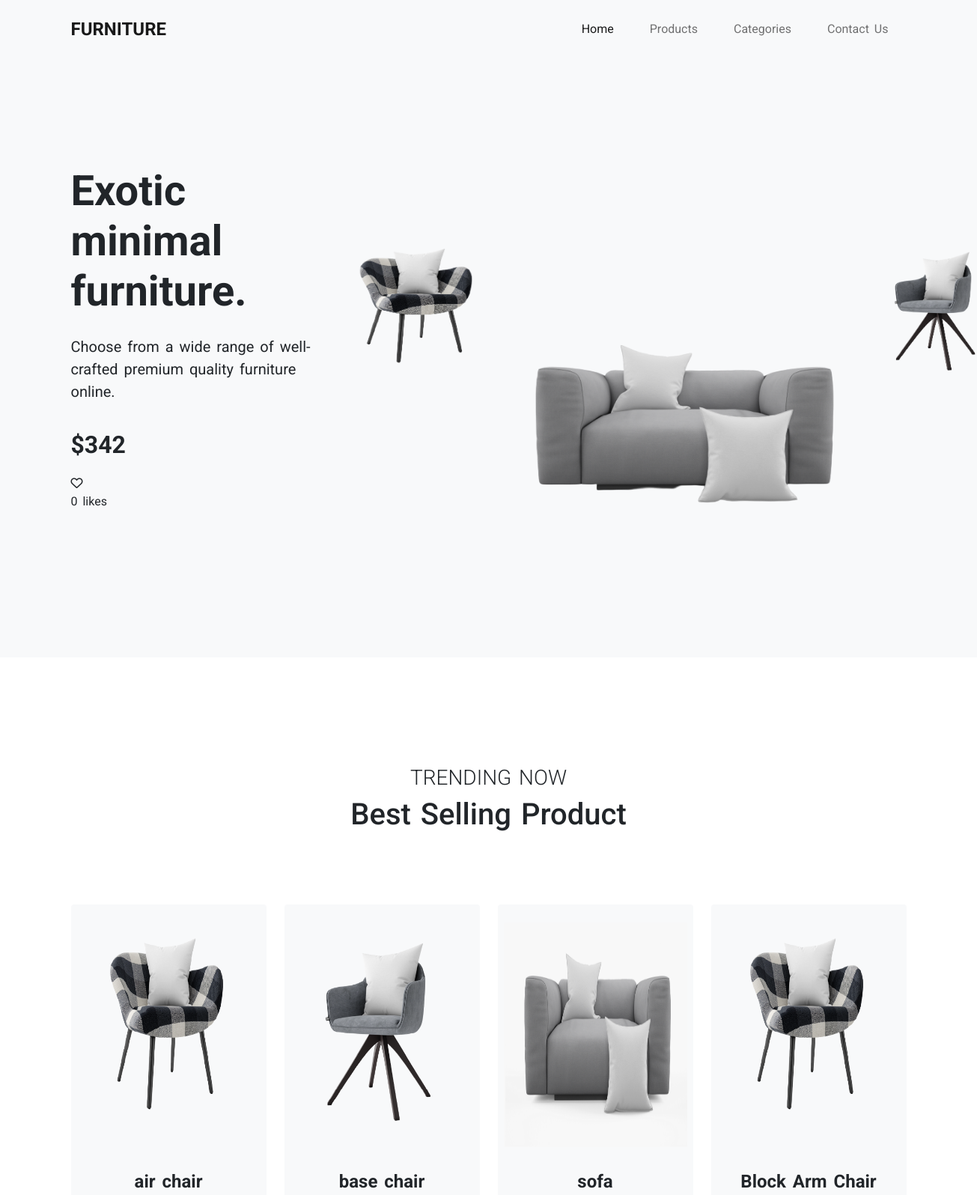
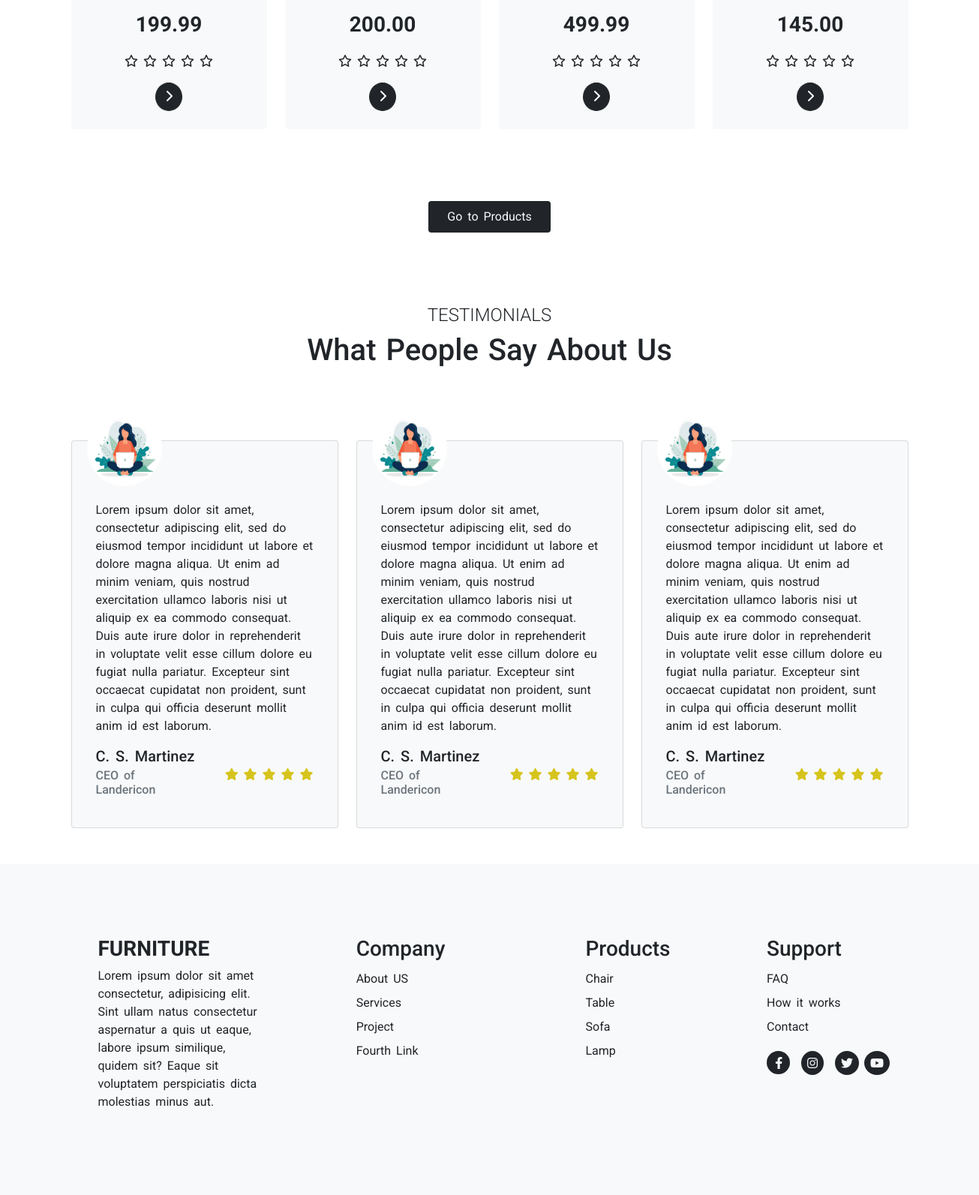
The page / on the database its author committed (2 pictures, top to bottom).
### joniApp/models.py (models this page shows, shortened)
class Product(models.Model):
    product_id = models.AutoField(primary_key=True)
    product_name = models.CharField(max_length=60, null=True, blank=True)
    product_price = models.DecimalField(max_digits=5, decimal_places=2, null=True, blank=True)
    product_review = models.TextField(max_length=500, null=True, blank=True)
    product_descriptions = models.TextField(max_length=700, null=True, blank=True)
    product_legs = models.IntegerField(null=True, blank=True)
    product_pillows = models.IntegerField(null=True, blank=True)
    product_image = models.ImageField(upload_to='product/')
    product_color = models.ManyToManyField(Color)
    product_material = models.ManyToManyField(Material)
    product_category = models.ForeignKey(Category, on_delete=models.CASCADE, null=True, blank=True)

class Testimonial(models.Model):
    testimonial_image = models.ImageField(upload_to='testimonial/')
    testimonial_id = models.AutoField(primary_key=True)
    testimonial_description = models.TextField(max_length=500, null=True, blank=True)
    testimonial_author = models.CharField(max_length=60, null=True, blank=True)
    testimonial_post = models.CharField(max_length=60, null=True, blank=True)
    testimonial_review = models.TextField(max_length=500, null=True, blank=True)

### joniApp/views.py (the view)
# urls.py: path('', views.homeFun, name="home"),
def homeFun(request):
    products = Product.objects.all()
    testimonials = Testimonial.objects.all()
    categories = Category.objects.all()
    context = {'products': products, 'testimonials': testimonials, 'categories': categories}
    return render(request, 'home.html', context)

### joniApp/templates/home.html
{% extends 'main.html' %}
{% load static %}
{% block content %}
    <div class="container-fluid bg-light banner">
        <div class="container py-5">
            <div class="row my-5 pt-5 pe-5">
                <div class="col-12 col-md-6 col-lg-4">
                    <h1 class="fw-bolder page-title">Exotic minimal furniture.</h1>
                    <p class="fs-5 py-3">Choose from a wide range of well-crafted premium quality furniture online.</p>
                    <p class="fw-bolder fs-2 mb-3">$342</p>
                    <div>
                        <i class="far fa-heart" id="heart" onclick="count_likes()"></i>
                        <p><span id="disp">0</span> likes</p>
                    </div>
                </div>
                <div class="col-12  col-md-6 col-lg-8">
                    <div class="d-flex
                    products mt-5 pt-5">
                        <img src="{% static 'images/chair_1.PNG' %}" alt="" class="img-fluid">
                        <img src="{% static 'images/sofa-removebg-preview.png' %}" class="img-fluid" alt="">
                        <img src="{% static 'images/chair_2.PNG' %}" class="img-fluid" alt="">
                    </div>
                </div>
            </div>
        </div>
    </div>
    <div class="container my-5 pt-5">
        <div class="my-5 text-center">
            <h3 class="text-uppercase fw-light">trending now</h3>
            <h2 class="fs-1">Best Selling Product</h2>
        </div>
        <div class="row">
            {% for product in products %}
            <div class="col-12 col-md-6 col-lg-3 mt-5">
                <div class="card h-100 p-2 bg-light border-0">
                    <img src="{{product.product_image.url}}" class="card-img-top mt-3 img-fluid chair" alt="...">
                    <div class="card-body text-center">
                        <h4 class="card-title fw-bolder mt-3">{{product.product_name}}</h4>
                        <p class="card-text fw-bold mt-3 fs-3">{{product.product_price}}</p>
                        <div class="mt-3">
                            {{ product.product_review|safe }}
                        </div>
                        <a href="{% url 'product' product.product_id %}" class="btn btn-dark rounded-circle mt-3"><i
                                class="fas fa-chevron-right"></i></a>
                    </div>
                </div>
            </div>
            {% endfor %}
            <div class="d-flex justify-content-center align-content-center my-5 pt-5">
                <a href="" class="btn bg-dark text-light py-2 px-4">Go to Products</a>
            </div>
        </div>
    </div>
    <div class="container my-5">
        <div class="my-5 text-center">
            <h4 class="text-uppercase fw-light">testimonials</h4>
            <h3 class="fs-1">What People Say About Us</h3>
        </div>
        <div class="row mt-5 pt-5">
            {% for testimonial in testimonials %}
            <div class="col-12 col-md-4">
                <div class="card bg-light position-relative p-3">
                    <div class="position-absolute profile_test translate-middle">
                        <img src="{{ testimonial.testimonial_image.url }}" class="img-fluid" alt="">
                    </div>
                    <div class="card-body mt-5">
                        <p class="card-text">{{ testimonial.testimonial_description }}</p>
                        <div class="row mt-3">
                            <div class="col-12 col-md-6">
                                <h5 class="card-title">{{ testimonial.testimonial_author }}</h5>
                                <h6 class="card-subtitle mb-2 text-muted">{{ testimonial.testimonial_post }}</h6>
                            </div>
                            <div class="col-12 col-md-6 my-auto">
                                <div class="text-end my-auto test-star">
                                    {{ testimonial.testimonial_review|safe }}
                                </div>
                            </div>
                        </div>
                    </div>
                </div>
            </div>
            {% endfor %}
        </div>
    </div>
{% endblock %}

### joniApp/static/css/style.css (style rules this page uses)
* { margin: 0; padding: 0; box-sizing: border-box; }
body { font-size: 1rem; line-height: 1.5; word-spacing: 3px; font-family: 'Roboto', sans-serif; }
.banner { height: 100vh; }
.page-title { font-size: 3.5rem; }
.products img { width: 200px; height: 200px; object-fit: cover; }
.products img:nth-child(2) { width: 500px; height: 500px; object-fit: contain; position: relative; top: 50%; }
.chair { height: 300px; }
.profile_test { top: 2%; left: 20% ; }
.profile_test img { width: 100px; height: 100px; border-radius: 50%; }
.test-star i { color: #d6c41d; }

### rows shown on the page
Product: product_image (picture), product_name "air chair", product_price "199.99"
Product: product_image (picture), product_name "base chair", product_price "200.00"
Product: product_image (picture), product_name "sofa", product_price "499.99"
Product: product_image (picture), product_name "Block Arm Chair", product_price "145.00"
Testimonial: testimonial_image (picture), testimonial_description "Lorem ipsum dolor sit amet, consectetur adipiscing elit, sed do eiusmod tempor incididunt ut labore et dolore magna aliqua. Ut enim ad minim veniam, quis nostrud exercitation ullamco laboris nisi ut aliquip ex ea commodo consequat. Duis aute irure dolor in reprehenderit in voluptate velit esse cillum dolore eu fugiat nulla pariatur. Excepteur sint occaecat cupidatat non proident, sunt in culpa qui officia deserunt mollit anim id est laborum.", testimonial_author "C. S. Martinez", testimonial_post "CEO of Landericon"
Testimonial: testimonial_image (picture), testimonial_description "Lorem ipsum dolor sit amet, consectetur adipiscing elit, sed do eiusmod tempor incididunt ut labore et dolore magna aliqua. Ut enim ad minim veniam, quis nostrud exercitation ullamco laboris nisi ut aliquip ex ea commodo consequat. Duis aute irure dolor in reprehenderit in voluptate velit esse cillum dolore eu fugiat nulla pariatur. Excepteur sint occaecat cupidatat non proident, sunt in culpa qui officia deserunt mollit anim id est laborum.", testimonial_author "C. S. Martinez", testimonial_post "CEO of Landericon"
Testimonial: testimonial_image (picture), testimonial_description "Lorem ipsum dolor sit amet, consectetur adipiscing elit, sed do eiusmod tempor incididunt ut labore et dolore magna aliqua. Ut enim ad minim veniam, quis nostrud exercitation ullamco laboris nisi ut aliquip ex ea commodo consequat. Duis aute irure dolor in reprehenderit in voluptate velit esse cillum dolore eu fugiat nulla pariatur. Excepteur sint occaecat cupidatat non proident, sunt in culpa qui officia deserunt mollit anim id est laborum.", testimonial_author "C. S. Martinez", testimonial_post "CEO of Landericon"
